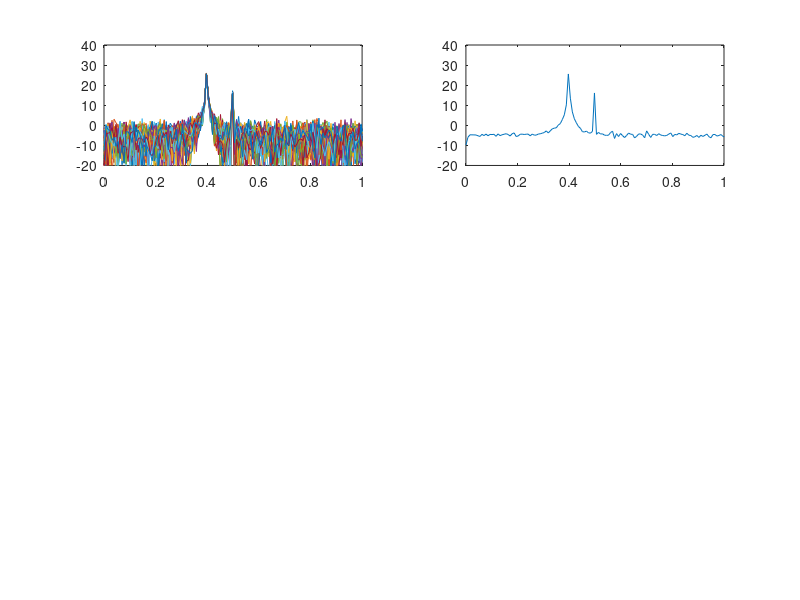

Reproduce this figure in MATLAB. (Note: this script raises an error after producing the figure.)
% example 8.2.5
% x(n) = Asin(w1n + theta1) + sin(w2n + theta2) + v(n)
% 1. Periodogram
% 2. Bartlett K = 4
% 3.          K = 16

clear all;
clc;

N = 512;
n = [0:N-1];
w1 = 0.2 * pi; w2 = 0.25 * pi;
A = sqrt(10);
theta1 = 2*pi*rand;
theta2 = 2*pi*rand;
Ptb = 0;
for u = 1:50
    vn = randn(1, N);
    xn = A*sin(n*w1 + theta1) + sin(n*w2 + theta2) + vn;
       
    P = periodogram(xn);
    Ptb = Ptb + P;
    P = 10 * log10(P);
    l = length(P);
    norP = ([0:(l-1)]/l *2 *pi)/(pi);
%     figure(1); % variance
    subplot(3, 2, 1);
    plot(norP, P);
    axis([0 1 -20 40])
    hold on
    
end
Ptb = Ptb/50;
Ptb = 10 * log10(Ptb);
% figure(2); % ước lương kỳ vọng của P^

subplot(3, 2, 2)
plot(norP, Ptb)
axis([0 1 -20 40])

for u = 1:50
    vn = randn(1, N);
    xn = A*sin(n*w1 + theta1) + sin(n*w2 + theta2) + vn;
       
    P = bart(xn,4);
    Ptb = Ptb + P;
    P = 10 * log10(P);
    l = length(P);
    norP = ([0:(l-1)]/l *2 *pi)/(pi);
%     figure(1); % variance
    subplot(3, 2, 3);
    plot(norP, P);
    axis([0 1 -20 40])
    hold on
    
end
Ptb = Ptb/50;
Ptb = 10 * log10(Ptb);
% figure(2); % ước lương kỳ vọng của P^

subplot(3, 2, 4)
plot(norP, Ptb)
axis([0 1 -20 40])

for u = 1:50
    vn = randn(1, N);
    xn = A*sin(n*w1 + theta1) + sin(n*w2 + theta2) + vn;
       
    P = bart(xn,32);
    Ptb = Ptb + P;
    P = 10 * log10(P);
    l = length(P);
    norP = ([0:(l-1)]/l *2 *pi)/(pi);
%     figure(1); % variance
    subplot(3, 2, 5);
    plot(norP, P);
    axis([0 1 -20 40])
    hold on
    
end
Ptb = Ptb/50;
Ptb = 10 * log10(Ptb);
% figure(2); % ước lương kỳ vọng của P^

subplot(3, 2, 6)
plot(norP, Ptb)
axis([0 1 -20 40])